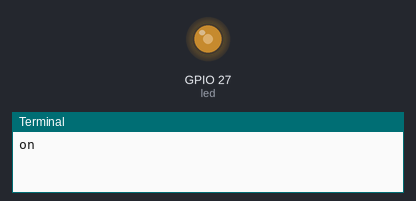
Recording of a program running on a simulated Raspberry Pi (BCM pin numbers). Shown: output pins drawn as LEDs (lit = HIGH), the last lines printed to the terminal.

Above: at 0.05 s.
At 8.0 s:
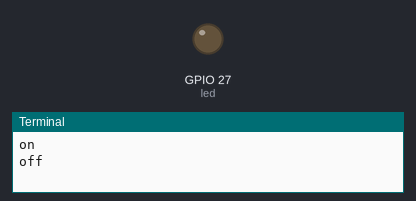
Timing chart, 0 to 10.4 s (numbered marks = the images above):
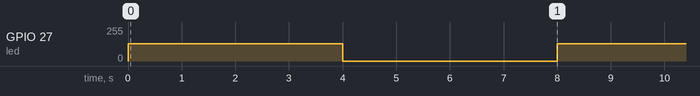

The program:

relay_test.py
```python
from time import sleep

from gpiozero import *

led = PWMOutputDevice(pin=27)
led.frequency = 800

while True:
    led.value = .5
    print("on")
    sleep(4)

    led.off()
    print("off")
    sleep(4)
```

Measured:
- by itself, GPIO 27 (led): alternates 128/255 for 4.0 s and 0/255 for 4.0 s
